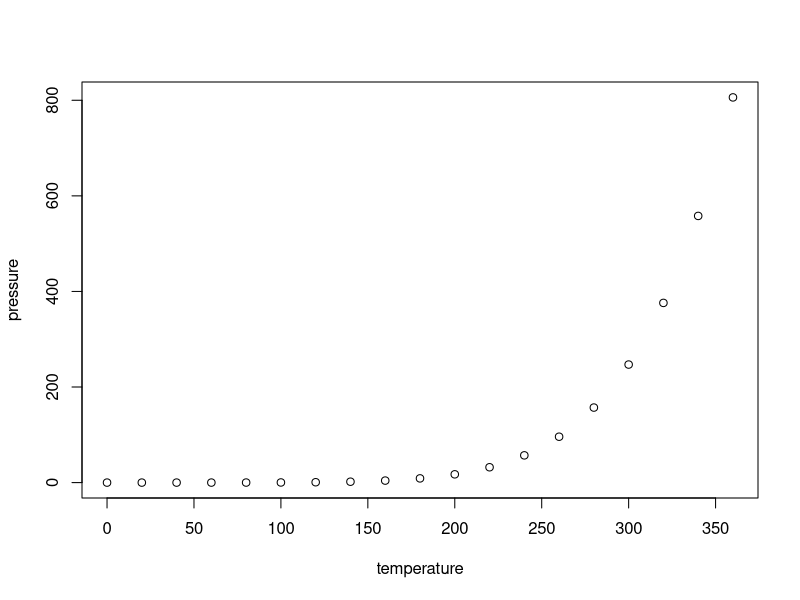
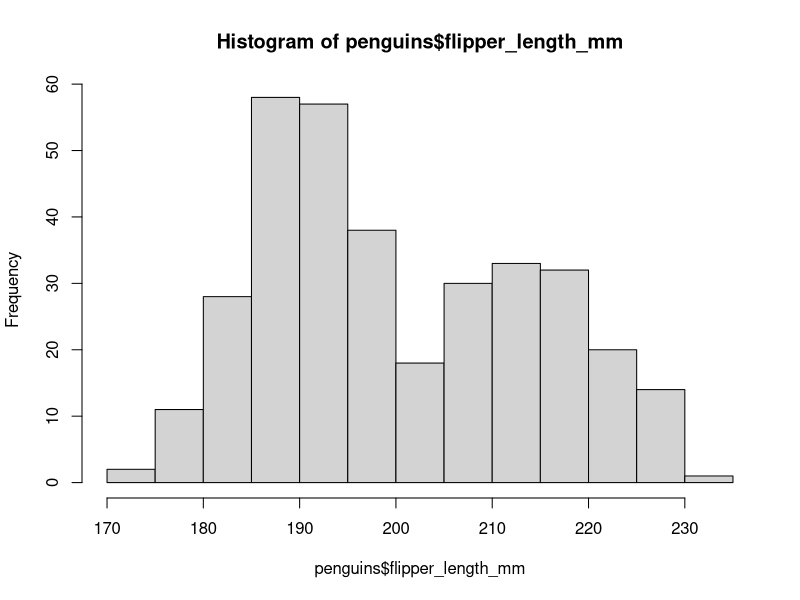
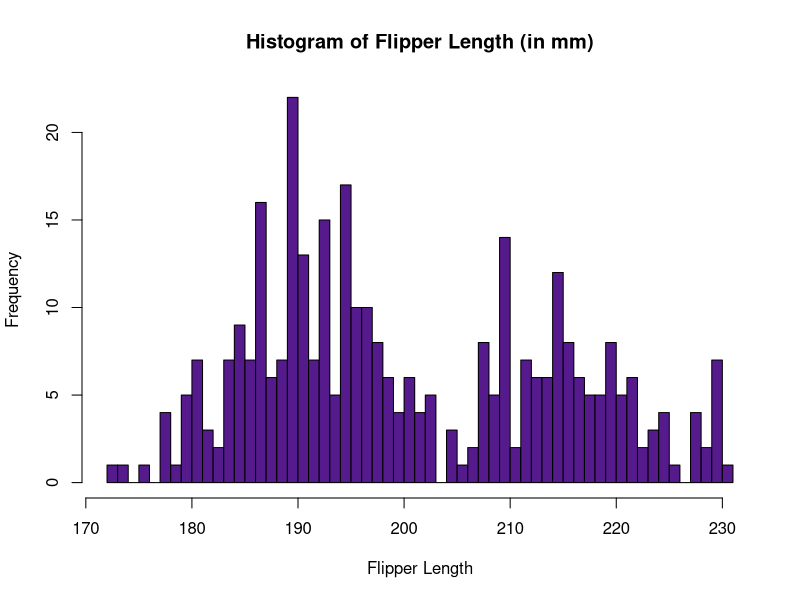
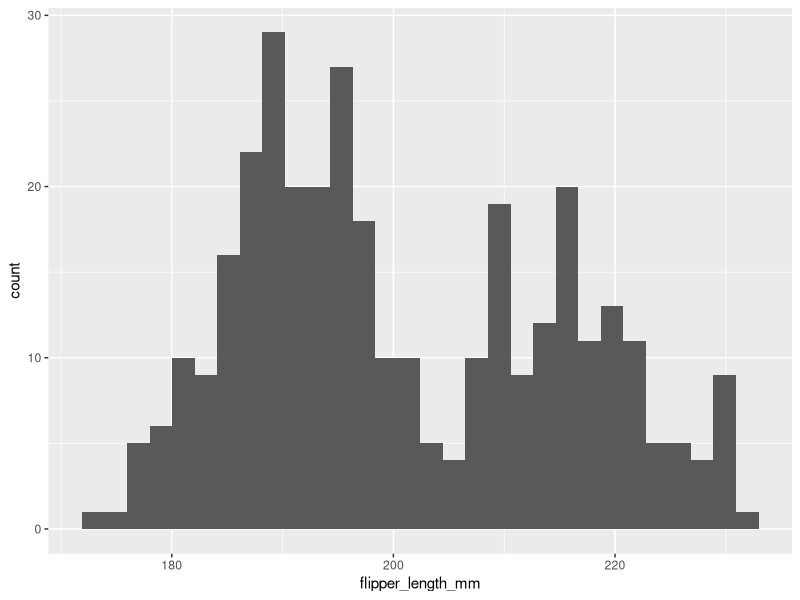
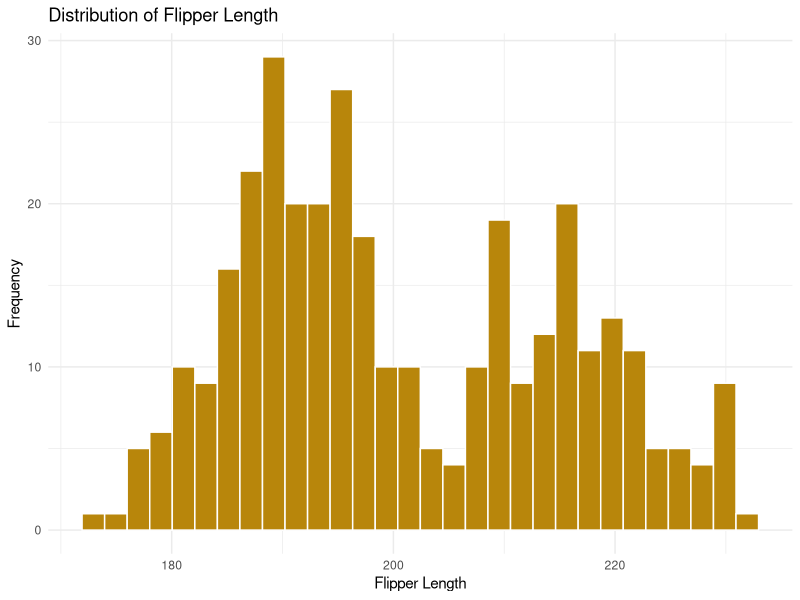
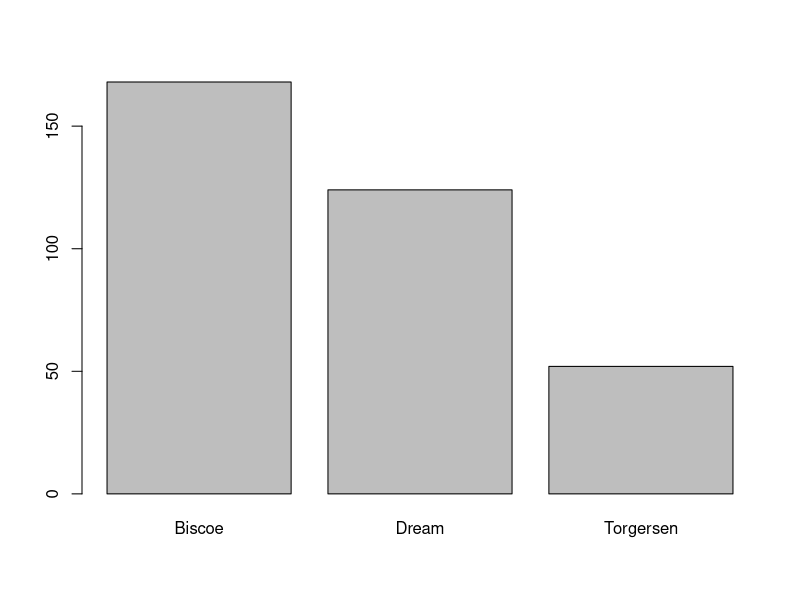
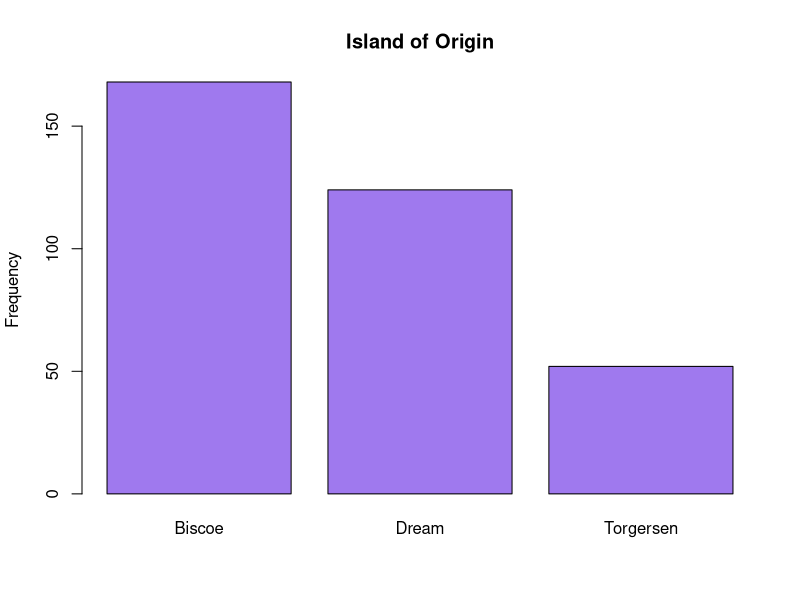
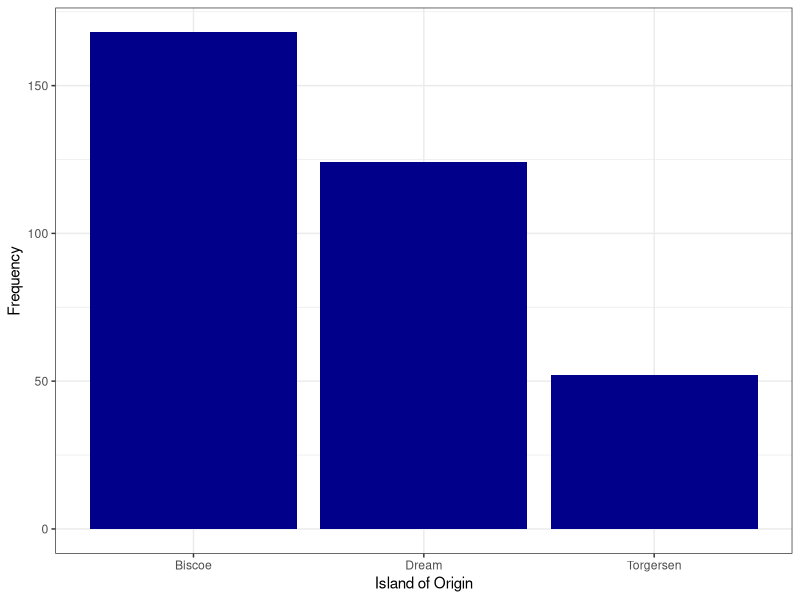

Reproduce these figures in R, in order.
## ----setup, echo = FALSE---------------------------------------------------------------------------------------
knitr::opts_chunk$set(echo = TRUE)
knitr::opts_knit$set(root.dir = '~/Dropbox/Workshops/IntrotoRIII/')


## ----knit_ex, eval = FALSE-------------------------------------------------------------------------------------
## data(cars)
## summary(cars)


## ----pressure, echo=FALSE, fig.align = 'center', fig.cap = "For example, this figure was created with `echo = FALSE` and `eval = TRUE`."----
plot(pressure)


## ---- eval = F-------------------------------------------------------------------------------------------------
## install.packages('knitr')
## library(knitr)
## purl('IntroToRIII_20231102.Rmd')


## ---- warning = F, message = F---------------------------------------------------------------------------------
#install.packages("ggplot2")
#install.packages('palmerpenguins')
library(ggplot2)
library(palmerpenguins)


## ----iris------------------------------------------------------------------------------------------------------
summary(penguins)


## ---- echo=FALSE-----------------------------------------------------------------------------------------------
hist(penguins$flipper_length_mm)


## ----iris sepal, echo=FALSE, tidy =T---------------------------------------------------------------------------
hist(penguins$flipper_length_mm,
     main = "Histogram of Flipper Length (in mm)",   #main title of the graph
     xlab = "Flipper Length",                #x-axis label (can also use ylab for y-axis label)
     col = "purple4",                      #change color of the bars
     breaks = 45)                          #alter the number of bins


## ---- warning = F, message = F, error = F----------------------------------------------------------------------
ggplot(penguins, aes(x = flipper_length_mm)) +
  geom_histogram()


## --------------------------------------------------------------------------------------------------------------
ggplot(penguins, aes(x = flipper_length_mm)) +
  geom_histogram(fill = "darkgoldenrod", #alter the fill color of the bars
                 color = "white") +      #alter the outline color of the bars
  ggtitle("Distribution of Flipper Length") +
  xlab("Flipper Length") +
  ylab("Frequency") +
  theme_minimal()     #changes the background theme.  The default is grey.
  


## --------------------------------------------------------------------------------------------------------------
#Summarize # of penguins from each 
#island in a table
counts <- table(penguins$island)

#Create the plot
barplot(counts) 


## --------------------------------------------------------------------------------------------------------------
barplot(counts, 
        main = "Island of Origin",
        col = "mediumpurple2",
        ylab = "Frequency")


## --------------------------------------------------------------------------------------------------------------
ggplot(penguins, aes(x = island)) +
  geom_bar(fill = "darkblue") +
  xlab("Island of Origin") +
  ylab("Frequency") +
  theme_bw()    #note the difference in background with this theme


## --------------------------------------------------------------------------------------------------------------
#Make a quick summary table of penguins
#by island:
library(dplyr)
library(tidyr)
species_by_island <- penguins %>%
  group_by(species, island) %>%
  tally()

#Graph out the summary table using ggplot2:
ggplot(species_by_island, aes(x = species, y = n, fill = island)) +
  geom_bar(stat = "identity", position = "dodge") +
  xlab("Island of Origin") +
  ylab("Number of individuals of each species") +
  theme_bw()    


## --------------------------------------------------------------------------------------------------------------
#summarize average flipper length by island
flippers_by_island <- penguins %>%
  group_by(island) %>%
  summarize(mean_flipper_length = mean(flipper_length_mm, na.rm = T))

#graph it out:
ggplot(flippers_by_island, aes(x = island, y = mean_flipper_length, fill = island)) +
  geom_bar(stat = "identity", position = "dodge") +
  xlab("Island of Origin") +
  ylab("Frequency") +
  theme_bw() + 
  theme(legend.position = "none")  +  #use this last line to get rid of the legend 
  scale_fill_manual(values = c("purple4", "darkgoldenrod", "black"))


## --------------------------------------------------------------------------------------------------------------
plot(penguins$body_mass_g, penguins$flipper_length_mm,
     xlab = "Body mass (in g)",
     ylab = "Flipper Length (in mm)",
     frame = FALSE, #removes the boundary that R automatically puts on a scatterplot
     pch = 19)  #specifies the type of dot


## --------------------------------------------------------------------------------------------------------------
plot(penguins$flipper_length_mm,
     penguins$body_mass_g,
     xlab = "Flipper length (mm)",
     ylab = "Body Mass (g)",
     main = "",
     pch = 2, col = 'red')


## ---- eval = F-------------------------------------------------------------------------------------------------
## getwd()
## setwd("~/Dropbox/Workshops/IntrotoRIII/")


## ---- eval = F-------------------------------------------------------------------------------------------------
## knitr::opts_knit$set(root.dir = "~/Dropbox/Workshops/IntrotoRIII/")


## ----pdf-------------------------------------------------------------------------------------------------------
pdf("WeightvsHeight.pdf",
    height = 4, width = 4)
plot(penguins$flipper_length_mm,
     penguins$body_mass_g,
     xlab = "Flipper length (mm)",
     ylab = "Body Mass (g)",
     main = "",
     pch = 2, col = 'red')
dev.off()


## ----plot_lims-------------------------------------------------------------------------------------------------
max(penguins$flipper_length_mm)
max(penguins$flipper_length_mm, na.rm = TRUE)

xlimits <- c(min(penguins$flipper_length_mm,
                  na.rm = TRUE)-1,
              max(penguins$flipper_length_mm,
                  na.rm = TRUE)+1)
ylimits <- c(min(penguins$body_mass_g,
                  na.rm = TRUE)-1,
              max(penguins$body_mass_g,
                  na.rm = TRUE)+1)

plot(penguins$flipper_length_mm[penguins$species == "Adelie"],
     penguins$body_mass_g[penguins$species == "Adelie"],
     xlim = xlimits,
     ylim = ylimits,
     xlab = "Flipper length (mm)",
     ylab = "Body Mass (g)",
     pch = 2, col = 'navyblue')
points(penguins$flipper_length_mm[penguins$species == "Chinstrap"],
       penguins$body_mass_g[penguins$species == "Chinstrap"],
       pch = 19, col = 'deeppink',
       lwd = 2)
points(penguins$flipper_length_mm[penguins$species == "Gentoo"],
       penguins$body_mass_g[penguins$species == "Gentoo"],
       pch = 21, col = 'deepskyblue',
       bg = alpha('deepskyblue', 0.5))
legend('topleft', pch = c(2,19,19), 
       lwd = c(1,2,1), lty = c(NA, NA,NA),
       col = c("navyblue",
               "deeppink",
               alpha("deepskyblue",.5)),
       legend = c("Adelie",
                  "Chinstrap",
                  "Gentoo"), bty = 'n')


## ----par_mfrow-------------------------------------------------------------------------------------------------
par(mfrow = c(1,3))
plot(penguins$flipper_length_mm[penguins$species == "Adelie"],
     penguins$body_mass_g[penguins$species == "Adelie"],
     xlim = xlimits,
     ylim = ylimits,
     xlab = "Flipper length (mm)",
     ylab = "Body Mass (g)",
     main = "Adelie",
     pch = 19, col = 'navyblue')
plot(penguins$flipper_length_mm[penguins$species == "Chinstrap"],
     penguins$body_mass_g[penguins$species == "Chinstrap"],
     xlim = xlimits,
     ylim = ylimits,
     xlab = "Flipper length (mm)",
     ylab = "Body Mass (g)",
     main = "Chinstrap",
     pch = 19, col = 'deeppink')
plot(penguins$flipper_length_mm[penguins$species == "Gentoo"],
     penguins$body_mass_g[penguins$species == "Gentoo"],
     xlim = xlimits,
     ylim = ylimits,
     xlab = "Flipper length (mm)",
     ylab = "Body Mass (g)",
     main = 'Gentoo',
     pch = 19, col = 'deepskyblue')


## ----multi_pdf-------------------------------------------------------------------------------------------------
titles <- c("Adelie", "Chinstrap", "Gentoo")
colors <- c("navyblue", "deeppink", "deepskyblue")

pdf('MassvsFlipper_species.pdf', height = 4, width = 4)
for(i in 1:3){
  par(mfrow = c(1,1))
  plot(penguins$flipper_length_mm[penguins$species == titles[i]],
     penguins$body_mass_g[penguins$species == titles[i]],
     xlim = xlimits,
     ylim = ylimits,
     xlab = "Flipper length (mm)",
     ylab = "Body Mass (g)",
     main = titles[i],
     pch = 2, col = colors[i])
}
dev.off()


## ----ggplot_point, warning = F, message = F--------------------------------------------------------------------
ggplot(penguins, aes(x = body_mass_g, y = flipper_length_mm)) +
  geom_point() +
  xlab("Body Mass (in g)") +
  ylab("Flipper length (in mm)") +
  theme_classic() +
  geom_smooth(method = lm, color = "red", se=FALSE) 
#lm = linear model
#se = whether or not to include standard error estimates


## ---- warning = F, message = F---------------------------------------------------------------------------------
ggplot(penguins, aes(x=body_mass_g, y=flipper_length_mm, color=species)) + 
    geom_point(size=6) +
    theme_minimal() +
  scale_color_manual(values = c("purple4", "darkgoldenrod", "black")) +
  xlab("Body mass (in g)") + 
  ylab("Flipper length (in mm)")


## ---- warning = F, message = F---------------------------------------------------------------------------------
penguins %>% 
  ggplot(aes(x=body_mass_g, y=flipper_length_mm, color = species)) + 
  geom_point(size=2) +
  facet_wrap(~species) +
  theme_minimal() +
  guides(color = guide_legend(title = "Species")) +
  xlab("Body mass (in g)") + 
  ylab("Flipper length (in mm)")


## ---- eval = FALSE, warning = F, message = F-------------------------------------------------------------------
## penguins %>%
##   ggplot(aes(x=body_mass_g, y=flipper_length_mm)) +
##   geom_point(size=2) +
##   facet_wrap(~species) +
##   theme_classic() +
##   xlab("Body mass (in g)") +
##   ylab("Flipper length (in mm)")


## ----ggsave, warning = F, message = F--------------------------------------------------------------------------
peng_plot <- penguins %>% 
  ggplot(aes(x=body_mass_g, y=flipper_length_mm, color = species)) + 
  geom_point(size=2) +
  facet_wrap(~species) +
  theme_minimal() +
  guides(color = guide_legend(title = "Species")) +
  xlab("Body mass (in g)") + 
  ylab("Flipper length (in mm)")

ggsave(peng_plot, filename = "MassvsFlipperLength_ggplot.pdf")

